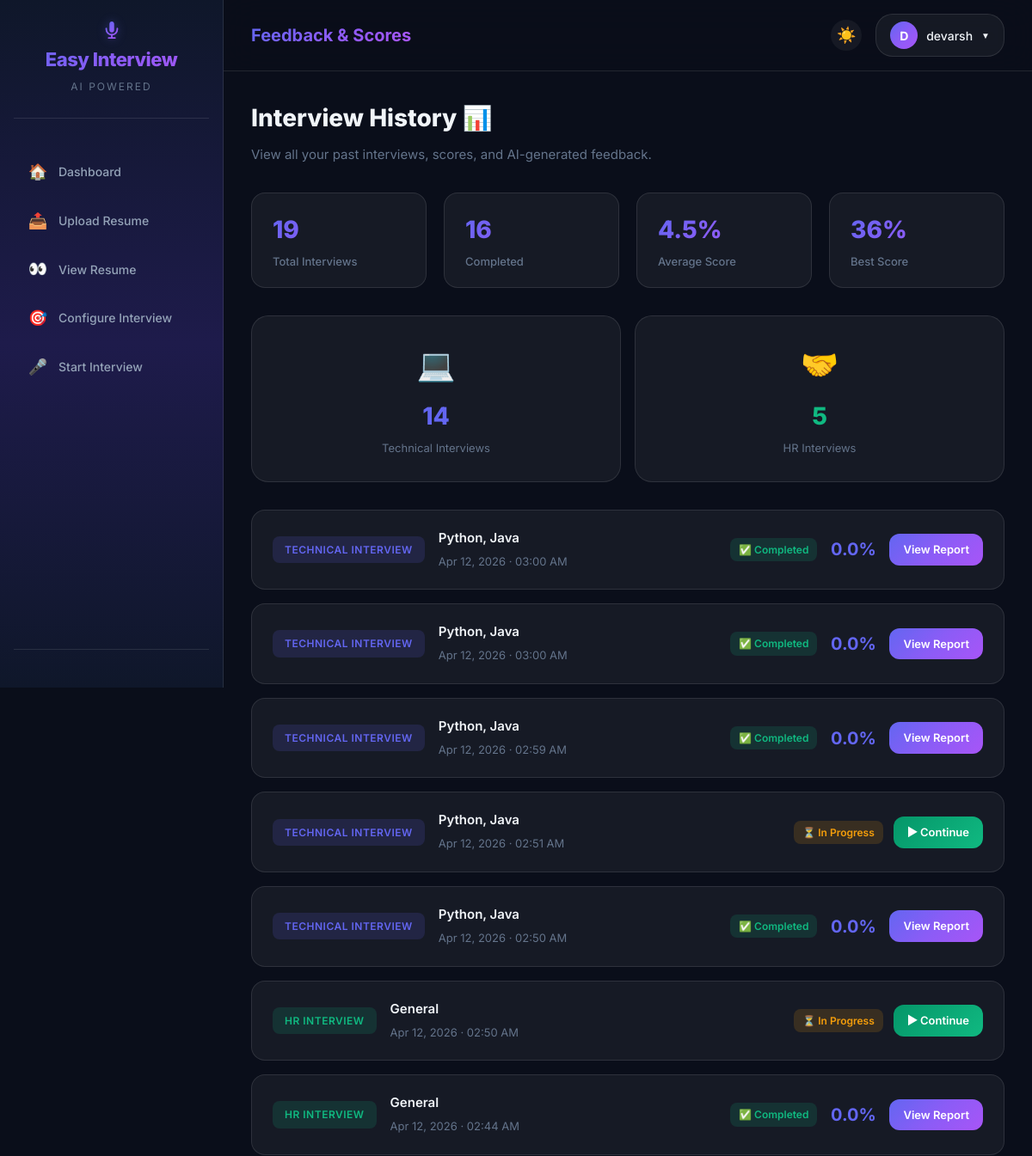
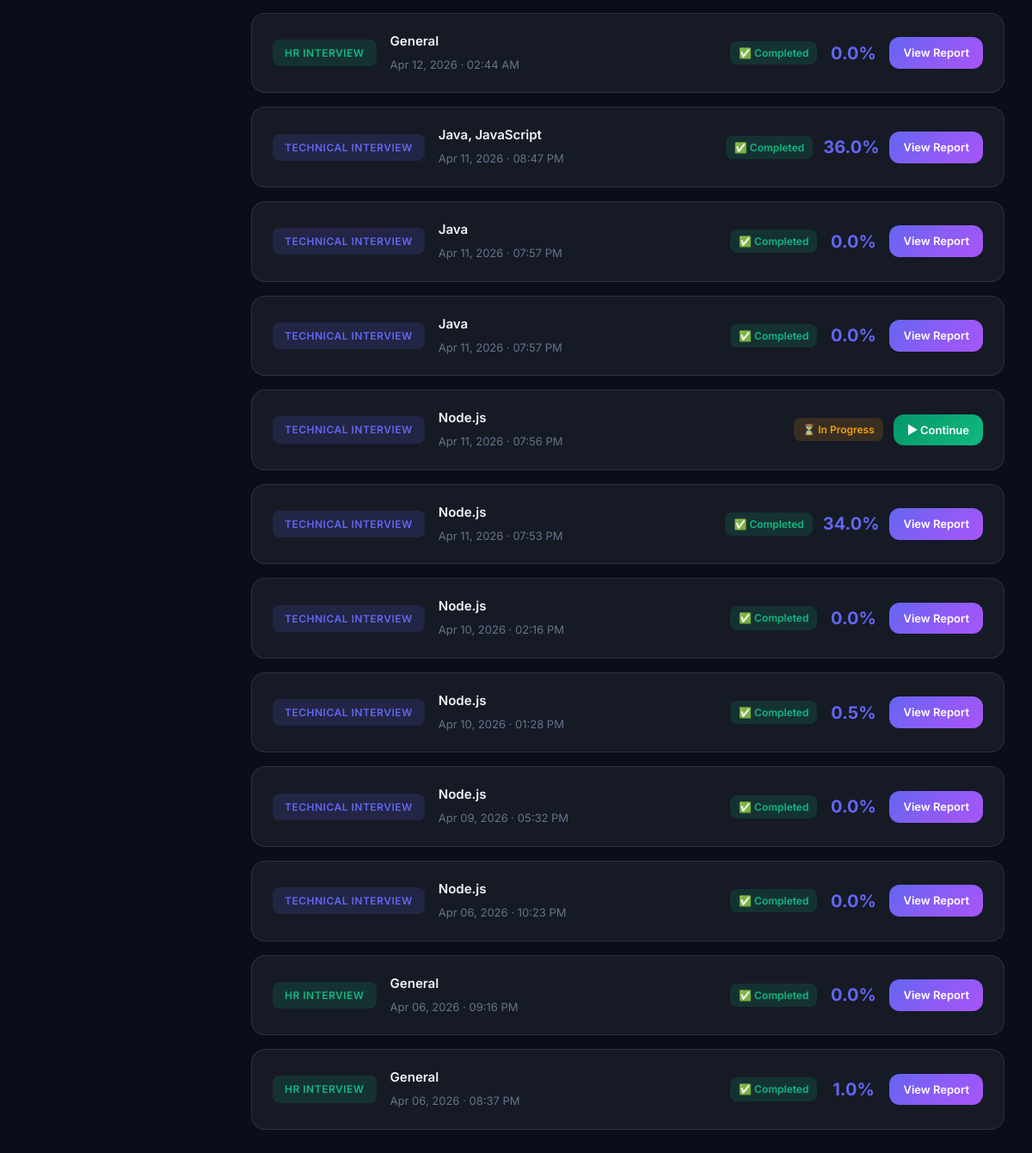
Page /history/ (signed in) on the committed database (2 pictures, top to bottom).
### myapp/models.py (models this page shows, shortened)
class User(AbstractUser):
    profile_photo = models.ImageField(upload_to='profile_photos/', null=True, blank=True)
    is_expert = models.BooleanField(default=False)

class Interview(models.Model):
    INTERVIEW_TYPE_CHOICES = [
        ('hr', 'HR Interview'),
        ('technical', 'Technical Interview'),
    ]
    DIFFICULTY_CHOICES = [
        ('easy', 'Easy'),
        ('medium', 'Medium'),
        ('hard', 'Hard'),
    ]
    SKILL_CHOICES = [
        ('python', 'Python'),
        ('java', 'Java'),
        ('javascript', 'JavaScript'),
        ('cpp', 'C++'),
        ('csharp', 'C#'),
        ('sql', 'SQL'),
        ('react', 'React'),
        ('django', 'Django'),
        ('nodejs', 'Node.js'),
        ('html_css', 'HTML/CSS'),
        ('machine_learning', 'Machine Learning'),
        ('data_science', 'Data Science'),
        ('general', 'General'),
    ]
    user = models.ForeignKey(settings.AUTH_USER_MODEL, on_delete=models.CASCADE)
    interview_type = models.CharField(max_length=20, choices=INTERVIEW_TYPE_CHOICES)
    skills = models.CharField(max_length=255, default='general', help_text="Comma-separated skills")
    difficulty_level = models.CharField(max_length=20, choices=DIFFICULTY_CHOICES, default='medium')
    resume = models.FileField(upload_to='resumes/', null=True, blank=True)
    total_score = models.FloatField(default=0)
    max_score = models.FloatField(default=50)
    overall_feedback = models.TextField(blank=True, null=True)
    strengths = models.TextField(blank=True, null=True)
    areas_of_improvement = models.TextField(blank=True, null=True)
    ai_summary = models.TextField(blank=True, null=True)
    created_at = models.DateTimeField(auto_now_add=True)
    started_at = models.DateTimeField(null=True, blank=True)  # === TIMER PERSISTENCE ===
    completed_at = models.DateTimeField(null=True, blank=True)
    is_completed = models.BooleanField(default=False)
    @property
    def score_percentage(self):
        if self.max_score > 0:
            return round((self.total_score / self.max_score) * 100, 1)
        return 0
    @property
    def skills_list(self):
        return [s.strip() for s in self.skills.split(',') if s.strip()]
    @property
    def skills_display(self):
        skill_map = dict(self.SKILL_CHOICES)
        return ', '.join(skill_map.get(s, s) for s in self.skills_list)

### myapp/views.py (the view)
# urls.py: path('history/', views.history_view, name='history'),
@login_required
def history_view(request):
    interviews = Interview.objects.filter(user=request.user).order_by("-created_at")
    completed = interviews.filter(is_completed=True)
    total_all = interviews.count()
    completed_count = completed.count()
    avg_score = 0
    best_score = 0
    if completed.exists():
        scores = []
        for iv in completed:
            if iv.max_score > 0:
                pct = (iv.total_score / iv.max_score) * 100
                scores.append(pct)
        if scores:
            avg_score = round(sum(scores) / len(scores), 1)
            best_score = round(max(scores), 0)
    return render(request, "myapp/history.html", {
        "interviews": interviews,
        "total_all": total_all,
        "completed_count": completed_count,
        "avg_score": avg_score,
        "best_score": best_score,
        "technical_count": interviews.filter(interview_type='technical').count(),
        "hr_count": interviews.filter(interview_type='hr').count(),
    })

### myapp/templates/myapp/history.html (shortened to what this page needs)
{% extends 'myapp/base.html' %}
{% block page_title %}<span>Feedback & Scores</span>{% endblock %}
{% block content %}
<div class="animate-in">
    <h1 class="page-title">Interview History 📊</h1>
    <p class="page-subtitle">View all your past interviews, scores, and AI-generated feedback.</p>
</div>
<div class="stats-grid animate-in delay-1" style="margin-bottom: 32px;">
    <div class="stat-card">
        <div class="stat-value">{{ total_all }}</div>
        <div class="stat-label">Total Interviews</div>
    </div>
    <div class="stat-card">
        <div class="stat-value">{{ completed_count }}</div>
        <div class="stat-label">Completed</div>
    </div>
    <div class="stat-card">
        <div class="stat-value">{{ avg_score }}%</div>
        <div class="stat-label">Average Score</div>
    </div>
    <div class="stat-card">
        <div class="stat-value">{{ best_score|floatformat:0 }}%</div>
        <div class="stat-label">Best Score</div>
    </div>
</div>
<div style="display: grid; grid-template-columns: 1fr 1fr; gap: 16px; margin-bottom: 32px;" class="animate-in delay-1">
    <div class="glass-card" style="text-align: center;">
        <div style="font-size: 36px; margin-bottom: 8px;">💻</div>
        <div style="font-size: 28px; font-weight: 800; color: var(--accent-primary);">{{ technical_count }}</div>
        <div style="font-size: 13px; color: var(--text-muted); margin-top: 4px;">Technical Interviews</div>
    </div>
    <div class="glass-card" style="text-align: center;">
        <div style="font-size: 36px; margin-bottom: 8px;">🤝</div>
        <div style="font-size: 28px; font-weight: 800; color: var(--success);">{{ hr_count }}</div>
        <div style="font-size: 13px; color: var(--text-muted); margin-top: 4px;">HR Interviews</div>
    </div>
</div>
{% if interviews %}
<div class="history-grid animate-in delay-1">
    {% for interview in interviews %}
    <div class="history-card">
        <div class="history-info">
            <span class="history-type {% if interview.interview_type == 'technical' %}type-technical{% else %}type-hr{% endif %}">
                {{ interview.get_interview_type_display }}
            </span>
            <div class="history-details">
                <h4>{{ interview.skills_display|truncatewords:5 }}</h4>
                <span>{{ interview.created_at|date:"M d, Y · h:i A" }}</span>
            </div>
        </div>
        <div class="history-actions">
            {% if interview.is_completed %}
                <span class="badge-completed">✅ Completed</span>
                <div class="history-score">{{ interview.score_percentage }}%</div>
                <a href="{% url 'result' interview.id %}" class="btn-primary-glow btn-sm">View Report</a>
            {% else %}
                <span class="badge-pending">⏳ In Progress</span>
                <a href="{% url 'interview' interview.id %}" class="btn-success-glow btn-sm">▶ Continue</a>
            {% endif %}
        </div>
    </div>
    {% endfor %}
</div>
{% endif %}
{% endblock %}

### myapp/templates/myapp/base.html (shortened to what this page needs)
{% load static %}
<!DOCTYPE html>
<html lang="en">
<head>
    <link rel="stylesheet" href="{% static 'css/style.css' %}?v=20">
</head>
<body>
<div id="wrapper">
    <div class="sidebar">
        <div class="sidebar-logo">
            <h2>Easy Interview</h2>
            <span>AI Powered</span>
        </div>
        <div class="sidebar-nav">
            {% if request.user.is_expert or request.user.is_staff %}
            <a href="{% url 'expert_dashboard' %}" class="nav-link {% block nav_expert_dash %}{% endblock %}">
                <span class="nav-icon">📊</span> Dashboard
            </a>
            <a href="{% url 'expert_questions_dashboard' %}" class="nav-link {% block nav_expert %}{% endblock %}">
                <span class="nav-icon">📝</span> Question Bank
            </a>
            <a href="{% url 'expert_live_rooms_dashboard' %}" class="nav-link {% block nav_live %}{% endblock %}">
                <span class="nav-icon">📹</span> Live Interview
            </a>
            {% else %}
            <a href="{% url 'home' %}" class="nav-link {% block nav_home %}{% endblock %}">
                <span class="nav-icon">🏠</span> Dashboard
            </a>
            <a href="{% url 'resume' %}" class="nav-link {% block nav_resume %}{% endblock %}">
                <span class="nav-icon">📤</span> Upload Resume
            </a>
            <a href="{% url 'view_resume' %}" class="nav-link {% block nav_view_resume %}{% endblock %}">
                <span class="nav-icon">👀</span> View Resume
            </a>
            <a href="{% url 'configure_interview' %}" class="nav-link {% block nav_configure %}{% endblock %}">
                <span class="nav-icon">🎯</span> Configure Interview
            </a>
            <a href="{% url 'start_interview' %}" class="nav-link {% block nav_interview %}{% endblock %}">
                <span class="nav-icon">🎤</span> Start Interview
            </a>
            {% endif %}
        </div>
        <div class="sidebar-footer">
        </div>
    </div>
    <div class="page-content">
        <div class="topbar">
            <div style="display: flex; align-items: center; gap: 12px;">
                <div class="topbar-title">
                    {% block page_title %}<span>Dashboard</span>{% endblock %}
                </div>
            </div>
            <div style="display: flex; align-items: center; gap: 16px;">
                <button id="theme-toggle-dashboard" class="btn-outline-glass" style="padding: 6px; width: 36px; height: 36px; border-radius: 50%; font-size: 18px; line-height: 1; border: none; cursor: pointer; background: var(--bg-glass);">
                    ☀️
                </button>
                <div class="profile-dropdown">
                    <button class="profile-btn">
                        {% if request.user.profile_photo %}
                            <img src="{{ request.user.profile_photo.url }}" alt="Avatar" style="width: 32px; height: 32px; border-radius: 50%; object-fit: cover; border: 2px solid var(--accent-primary);">
                        {% else %}
                            <div class="profile-avatar">{{ request.user.username|make_list|first|upper }}</div>
                        {% endif %}
                        <span>{{ request.user.username|default:"User" }}</span>
                        <span style="font-size: 10px;">▼</span>
                    </button>
            </div>
            </div>
        </div>
        <div class="main-content">
            {% block content %}{% endblock %}
        </div>
    </div>
</div>
</body>
</html>

### rows in the picture
User: user.username|make_list "D", user.username "devarsh"
Interview: interview_type "TECHNICAL INTERVIEW", skills_display "Python, Java", created_at "Apr 12, 2026 · 03:00 AM", score_percentage "0.0"
Interview: interview_type "TECHNICAL INTERVIEW", skills_display "Python, Java", created_at "Apr 12, 2026 · 03:00 AM", score_percentage "0.0"
Interview: interview_type "TECHNICAL INTERVIEW", skills_display "Python, Java", created_at "Apr 12, 2026 · 02:59 AM", score_percentage "0.0"
Interview: interview_type "TECHNICAL INTERVIEW", skills_display "Python, Java", created_at "Apr 12, 2026 · 02:51 AM", is_completed "⏳ In Progress"
Interview: interview_type "TECHNICAL INTERVIEW", skills_display "Python, Java", created_at "Apr 12, 2026 · 02:50 AM", score_percentage "0.0"
Interview: interview_type "HR INTERVIEW", skills_display "General", created_at "Apr 12, 2026 · 02:50 AM", is_completed "⏳ In Progress"
Interview: interview_type "HR INTERVIEW", skills_display "General", created_at "Apr 12, 2026 · 02:44 AM", score_percentage "0.0"
Interview: interview_type "HR INTERVIEW", skills_display "General", created_at "Apr 12, 2026 · 02:44 AM", score_percentage "0.0"
Interview: interview_type "TECHNICAL INTERVIEW", skills_display "Java, JavaScript", created_at "Apr 11, 2026 · 08:47 PM", score_percentage "36.0"
Interview: interview_type "TECHNICAL INTERVIEW", skills_display "Java", created_at "Apr 11, 2026 · 07:57 PM", score_percentage "0.0"
Interview: interview_type "TECHNICAL INTERVIEW", skills_display "Java", created_at "Apr 11, 2026 · 07:57 PM", score_percentage "0.0"
Interview: interview_type "TECHNICAL INTERVIEW", skills_display "Node.js", created_at "Apr 11, 2026 · 07:56 PM", is_completed "⏳ In Progress"
Interview: interview_type "TECHNICAL INTERVIEW", skills_display "Node.js", created_at "Apr 11, 2026 · 07:53 PM", score_percentage "34.0"
Interview: interview_type "TECHNICAL INTERVIEW", skills_display "Node.js", created_at "Apr 10, 2026 · 02:16 PM", score_percentage "0.0"
Interview: interview_type "TECHNICAL INTERVIEW", skills_display "Node.js", created_at "Apr 10, 2026 · 01:28 PM", score_percentage "0.5"
Interview: interview_type "TECHNICAL INTERVIEW", skills_display "Node.js", created_at "Apr 09, 2026 · 05:32 PM", score_percentage "0.0"
Interview: interview_type "TECHNICAL INTERVIEW", skills_display "Node.js", created_at "Apr 06, 2026 · 10:23 PM", score_percentage "0.0"
Interview: interview_type "HR INTERVIEW", skills_display "General", created_at "Apr 06, 2026 · 09:16 PM", score_percentage "0.0"
Interview: interview_type "HR INTERVIEW", skills_display "General", created_at "Apr 06, 2026 · 08:37 PM", score_percentage "1.0"

### other values in the picture
{{ total_all }} "19"
{{ completed_count }} "16"
{{ avg_score }} "4.5"
{{ best_score|floatformat:0 }} "36"
{{ technical_count }} "14"
{{ hr_count }} "5"
